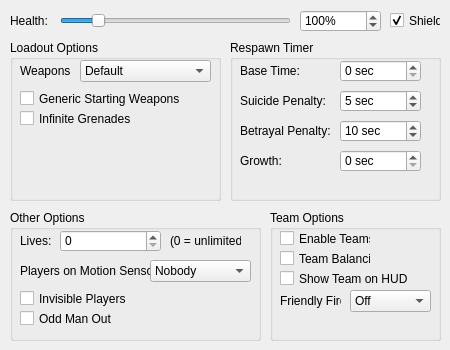
    <widget class="QWidget" name="player_settings">
     <attribute name="title">
      <string>Player Settings</string>
     </attribute>
     <widget class="QSlider" name="a_health_slider">
      <property name="geometry">
       <rect>
        <x>60</x>
        <y>10</y>
        <width>231</width>
        <height>21</height>
       </rect>
      </property>
      <property name="minimum">
       <number>50</number>
      </property>
      <property name="maximum">
       <number>400</number>
      </property>
      <property name="singleStep">
       <number>10</number>
      </property>
      <property name="pageStep">
       <number>50</number>
      </property>
      <property name="value">
       <number>100</number>
      </property>
      <property name="orientation">
       <enum>Qt::Horizontal</enum>
      </property>
     </widget>
     <widget class="QLabel" name="label">
      <property name="geometry">
       <rect>
        <x>10</x>
        <y>10</y>
        <width>46</width>
        <height>21</height>
       </rect>
      </property>
      <property name="text">
       <string>Health:</string>
      </property>
     </widget>
     <widget class="QCheckBox" name="a_shields_enabled">
      <property name="geometry">
       <rect>
        <x>390</x>
        <y>10</y>
        <width>51</width>
        <height>21</height>
       </rect>
      </property>
      <property name="text">
       <string>Shields</string>
      </property>
      <property name="checked">
       <bool>true</bool>
      </property>
     </widget>
     <widget class="QGroupBox" name="groupBox">
      <property name="geometry">
       <rect>
        <x>10</x>
        <y>40</y>
        <width>211</width>
        <height>161</height>
       </rect>
      </property>
      <property name="title">
       <string>Loadout Options</string>
      </property>
      <widget class="QCheckBox" name="a_generic_weapons">
       <property name="geometry">
        <rect>
         <x>10</x>
         <y>50</y>
         <width>181</width>
         <height>17</height>
        </rect>
       </property>
       <property name="toolTip">
        <string>&lt;html&gt;&lt;head/&gt;&lt;body&gt;&lt;p&gt;Upon respawning, the player will be assigned the same weapons throughout each map, rather than the weapons specific to the gametype and map. On Default weapons, the player will be assigned an assault rifle and pistol, with two fragmentation grenades.&lt;/p&gt;&lt;/body&gt;&lt;/html&gt;</string>
       </property>
       <property name="text">
        <string>Generic Starting Weapons</string>
       </property>
      </widget>
      <widget class="QCheckBox" name="a_infinite_grenades">
       <property name="geometry">
        <rect>
         <x>10</x>
         <y>70</y>
         <width>181</width>
         <height>17</height>
        </rect>
       </property>
       <property name="toolTip">
        <string>&lt;html&gt;&lt;head/&gt;&lt;body&gt;&lt;p&gt;The player will spawn with both unlimited fragmentation grenades and plasma grenades.&lt;/p&gt;&lt;/body&gt;&lt;/html&gt;</string>
       </property>
       <property name="text">
        <string>Infinite Grenades</string>
       </property>
      </widget>
      <widget class="QLabel" name="label_3">
       <property name="geometry">
        <rect>
         <x>10</x>
         <y>20</y>
         <width>51</width>
         <height>21</height>
        </rect>
       </property>
       <property name="toolTip">
        <string>&lt;html&gt;&lt;head/&gt;&lt;body&gt;&lt;p&gt;These change the weapons that you will find.&lt;/p&gt;&lt;p&gt;&lt;span style=&quot; font-weight:600; font-style:italic;&quot;&gt;Default&lt;/span&gt; will not modify weapons placed by the map designer.&lt;br/&gt;&lt;span style=&quot; font-weight:600; font-style:italic;&quot;&gt;Pistols&lt;/span&gt; will cause only pistols and plasma pistols to appear.&lt;br/&gt;&lt;span style=&quot; font-weight:600; font-style:italic;&quot;&gt;Rifles&lt;/span&gt; will cause only assault rifles and plasma rifles to appear.&lt;br/&gt;&lt;span style=&quot; font-weight:600; font-style:italic;&quot;&gt;Plasma Weapons&lt;/span&gt; will cause only plasma weapons to appear.&lt;br/&gt;&lt;span style=&quot; font-weight:600; font-style:italic;&quot;&gt;Snipers&lt;/span&gt; will cause only sniper rifles and pistols to appear.&lt;br/&gt;&lt;span style=&quot; font-weight:600; font-style:italic;&quot;&gt;No Snipers&lt;/span&gt; will prevent sniper rifles and pistols from appearing.&lt;br/&gt;&lt;span style=&quot; font-weight:600; font-style:italic;&quot;&gt;Rocket Launchers&lt;/span&gt; will replace all weapons with rocket launchers.&lt;br/&gt;&lt;span style=&quot; font-weight:600; font-style:italic;&quot;&gt;Shotguns&lt;/span&gt; will replace all weapons with shotguns.&lt;br/&gt;&lt;span style=&quot; font-weight:600; font-style:italic;&quot;&gt;Short Range&lt;/span&gt; will only cause short-range weapons to appear.&lt;br/&gt;&lt;span style=&quot; font-weight:600; font-style:italic;&quot;&gt;Human Weapons&lt;/span&gt; will prevent covenant weapons from appearing.&lt;br/&gt;&lt;span style=&quot; font-weight:600; font-style:italic;&quot;&gt;Covenant Weapons&lt;/span&gt; will cause only covenant weapons to appear.&lt;br/&gt;&lt;span style=&quot; font-weight:600; font-style:italic;&quot;&gt;Classic&lt;/span&gt; will prevent the fuel rod gun and flame thrower from appearing (like Xbox).&lt;br/&gt;&lt;span style=&quot; font-weight:600; font-style:italic;&quot;&gt;Heavy Weapons&lt;/span&gt; allow only rocket launchers, fuel rod guns, and flamethrowers to appear.&lt;/p&gt;&lt;/body&gt;&lt;/html&gt;</string>
       </property>
       <property name="text">
        <string>Weapons:</string>
       </property>
      </widget>
      <widget class="QComboBox" name="a_weapons">
       <property name="geometry">
        <rect>
         <x>70</x>
         <y>20</y>
         <width>131</width>
         <height>22</height>
        </rect>
       </property>
       <item>
        <property name="text">
         <string>Default</string>
        </property>
       </item>
       <item>
        <property name="text">
         <string>Pistols</string>
        </property>
       </item>
       <item>
        <property name="text">
         <string>Rifles</string>
        </property>
       </item>
       <item>
        <property name="text">
         <string>Plasma Weapons</string>
        </property>
       </item>
       <item>
        <property name="text">
         <string>Snipers</string>
        </property>
       </item>
       <item>
        <property name="text">
         <string>No Snipers</string>
        </property>
       </item>
       <item>
        <property name="text">
         <string>Rocket Launchers</string>
        </property>
       </item>
       <item>
        <property name="text">
         <string>Shotguns</string>
        </property>
       </item>
       <item>
        <property name="text">
         <string>Short Range</string>
        </property>
       </item>
       <item>
        <property name="text">
         <string>Human Weapons</string>
        </property>
       </item>
       <item>
        <property name="text">
         <string>Covenant Weapons</string>
        </property>
       </item>
       <item>
        <property name="text">
         <string>Classic Weapons</string>
        </property>
       </item>
       <item>
        <property name="text">
         <string>Heavy Weapons</string>
        </property>
       </item>
      </widget>
     </widget>
     <widget class="QGroupBox" name="groupBox_2">
      <property name="geometry">
       <rect>
        <x>230</x>
        <y>40</y>
        <width>211</width>
        <height>161</height>
       </rect>
      </property>
      <property name="title">
       <string>Respawn Timer</string>
      </property>
      <widget class="QLabel" name="label_4">
       <property name="geometry">
        <rect>
         <x>10</x>
         <y>20</y>
         <width>101</width>
         <height>21</height>
        </rect>
       </property>
       <property name="toolTip">
        <string>&lt;html&gt;&lt;head/&gt;&lt;body&gt;&lt;p&gt;This is the base amount of respawn time, before any penalty is applied. Respawning can not take longer than 300 seconds, regardless of any penalties.&lt;/p&gt;&lt;/body&gt;&lt;/html&gt;</string>
       </property>
       <property name="statusTip">
        <string/>
       </property>
       <property name="whatsThis">
        <string/>
       </property>
       <property name="text">
        <string>Base Time:</string>
       </property>
      </widget>
      <widget class="QLabel" name="label_6">
       <property name="geometry">
        <rect>
         <x>10</x>
         <y>50</y>
         <width>101</width>
         <height>21</height>
        </rect>
       </property>
       <property name="toolTip">
        <string>&lt;html&gt;&lt;head/&gt;&lt;body&gt;&lt;p&gt;This penalty is added to the respawn timeupon the player committing suicide.&lt;/p&gt;&lt;/body&gt;&lt;/html&gt;</string>
       </property>
       <property name="text">
        <string>Suicide Penalty:</string>
       </property>
      </widget>
      <widget class="QLabel" name="label_8">
       <property name="geometry">
        <rect>
         <x>10</x>
         <y>80</y>
         <width>101</width>
         <height>21</height>
        </rect>
       </property>
       <property name="toolTip">
        <string>&lt;html&gt;&lt;head/&gt;&lt;body&gt;&lt;p&gt;This penalty is added to the player's next respawn time for every time the player kills one of his or her teammates.&lt;/p&gt;&lt;/body&gt;&lt;/html&gt;</string>
       </property>
       <property name="text">
        <string>Betrayal Penalty:</string>
       </property>
      </widget>
      <widget class="QLabel" name="label_10">
       <property name="geometry">
        <rect>
         <x>10</x>
         <y>110</y>
         <width>101</width>
         <height>21</height>
        </rect>
       </property>
       <property name="toolTip">
        <string>&lt;html&gt;&lt;head/&gt;&lt;body&gt;&lt;p&gt;For every death, the player's respawn timer is increased by this amount of time. For every kill, it is reduced by this amount of time, until the respawn timer is back to normal.&lt;/p&gt;&lt;/body&gt;&lt;/html&gt;</string>
       </property>
       <property name="text">
        <string>Growth:</string>
       </property>
      </widget>
      <widget class="QSpinBox" name="a_respawn_base">
       <property name="geometry">
        <rect>
         <x>110</x>
         <y>20</y>
         <width>81</width>
         <height>22</height>
        </rect>
       </property>
       <property name="suffix">
        <string> sec</string>
       </property>
       <property name="minimum">
        <number>0</number>
       </property>
       <property name="maximum">
        <number>300</number>
       </property>
       <property name="value">
        <number>0</number>
       </property>
      </widget>
      <widget class="QSpinBox" name="a_respawn_suicide">
       <property name="geometry">
        <rect>
         <x>110</x>
         <y>50</y>
         <width>81</width>
         <height>22</height>
        </rect>
       </property>
       <property name="suffix">
        <string> sec</string>
       </property>
       <property name="minimum">
        <number>0</number>
       </property>
       <property name="maximum">
        <number>300</number>
       </property>
       <property name="value">
        <number>5</number>
       </property>
      </widget>
      <widget class="QSpinBox" name="a_respawn_betrayal">
       <property name="geometry">
        <rect>
         <x>110</x>
         <y>80</y>
         <width>81</width>
         <height>22</height>
        </rect>
       </property>
       <property name="suffix">
        <string> sec</string>
       </property>
       <property name="minimum">
        <number>0</number>
       </property>
       <property name="maximum">
        <number>300</number>
       </property>
       <property name="value">
        <number>10</number>
       </property>
      </widget>
      <widget class="QSpinBox" name="a_respawn_growth">
       <property name="geometry">
        <rect>
         <x>110</x>
         <y>110</y>
         <width>81</width>
         <height>22</height>
        </rect>
       </property>
       <property name="suffix">
        <string> sec</string>
       </property>
       <property name="minimum">
        <number>0</number>
       </property>
       <property name="maximum">
        <number>300</number>
       </property>
       <property name="value">
        <number>0</number>
       </property>
      </widget>
     </widget>
     <widget class="QGroupBox" name="groupBox_3">
      <property name="geometry">
       <rect>
        <x>10</x>
        <y>210</y>
        <width>251</width>
        <height>131</height>
       </rect>
      </property>
      <property name="title">
       <string>Other Options</string>
      </property>
      <widget class="QLabel" name="label_12">
       <property name="geometry">
        <rect>
         <x>10</x>
         <y>20</y>
         <width>31</width>
         <height>21</height>
        </rect>
       </property>
       <property name="toolTip">
        <string>&lt;html&gt;&lt;head/&gt;&lt;body&gt;&lt;p&gt;When a player's deaths have reached their number of lives, they will not be able to respawn.&lt;/p&gt;&lt;/body&gt;&lt;/html&gt;</string>
       </property>
       <property name="statusTip">
        <string/>
       </property>
       <property name="whatsThis">
        <string/>
       </property>
       <property name="text">
        <string>Lives:</string>
       </property>
      </widget>
      <widget class="QLabel" name="label_13">
       <property name="geometry">
        <rect>
         <x>160</x>
         <y>20</y>
         <width>71</width>
         <height>21</height>
        </rect>
       </property>
       <property name="text">
        <string>(0 = unlimited)</string>
       </property>
      </widget>
      <widget class="QCheckBox" name="a_invisible">
       <property name="geometry">
        <rect>
         <x>10</x>
         <y>80</y>
         <width>231</width>
         <height>17</height>
        </rect>
       </property>
       <property name="toolTip">
        <string>&lt;html&gt;&lt;head/&gt;&lt;body&gt;&lt;p&gt;Players will be given active camouflage that will last throughout the game.&lt;/p&gt;&lt;/body&gt;&lt;/html&gt;</string>
       </property>
       <property name="text">
        <string>Invisible Players</string>
       </property>
      </widget>
      <widget class="QCheckBox" name="a_odd_man_out">
       <property name="geometry">
        <rect>
         <x>10</x>
         <y>100</y>
         <width>231</width>
         <height>17</height>
        </rect>
       </property>
       <property name="toolTip">
        <string>&lt;html&gt;&lt;head/&gt;&lt;body&gt;&lt;p&gt;The last player who died will not respawn until somebody else dies.&lt;/p&gt;&lt;/body&gt;&lt;/html&gt;</string>
       </property>
       <property name="text">
        <string>Odd Man Out</string>
       </property>
      </widget>
      <widget class="QLabel" name="label_14">
       <property name="geometry">
        <rect>
         <x>10</x>
         <y>50</y>
         <width>131</width>
         <height>21</height>
        </rect>
       </property>
       <property name="toolTip">
        <string>&lt;html&gt;&lt;head/&gt;&lt;body&gt;&lt;p&gt;Players will appear on the motion sensor, depending on this setting. The motion sensor will not appear if neither players nor objectives appear on motion sensor.&lt;/p&gt;&lt;/body&gt;&lt;/html&gt;</string>
       </property>
       <property name="statusTip">
        <string/>
       </property>
       <property name="whatsThis">
        <string/>
       </property>
       <property name="text">
        <string>Players on Motion Sensor:</string>
       </property>
      </widget>
      <widget class="QComboBox" name="a_motion_sensor">
       <property name="geometry">
        <rect>
         <x>140</x>
         <y>50</y>
         <width>101</width>
         <height>22</height>
        </rect>
       </property>
       <item>
        <property name="text">
         <string>Nobody</string>
        </property>
       </item>
       <item>
        <property name="text">
         <string>Team Members</string>
        </property>
       </item>
       <item>
        <property name="text">
         <string>All Players</string>
        </property>
       </item>
      </widget>
      <widget class="QSpinBox" name="a_lives">
       <property name="geometry">
        <rect>
         <x>50</x>
         <y>20</y>
         <width>101</width>
         <height>22</height>
        </rect>
       </property>
       <property name="minimum">
        <number>0</number>
       </property>
       <property name="maximum">
        <number>32767</number>
       </property>
       <property name="value">
        <number>0</number>
       </property>
      </widget>
     </widget>
     <widget class="QGroupBox" name="groupBox_4">
      <property name="geometry">
       <rect>
        <x>270</x>
        <y>210</y>
        <width>171</width>
        <height>131</height>
       </rect>
      </property>
      <property name="title">
       <string>Team Options</string>
      </property>
      <widget class="QCheckBox" name="a_teams_enabled">
       <property name="geometry">
        <rect>
         <x>10</x>
         <y>20</y>
         <width>91</width>
         <height>17</height>
        </rect>
       </property>
       <property name="toolTip">
        <string>&lt;html&gt;&lt;head/&gt;&lt;body&gt;&lt;p&gt;Teams will be enabled. This cannot and should never be disabled on CTF.&lt;/p&gt;&lt;/body&gt;&lt;/html&gt;</string>
       </property>
       <property name="text">
        <string>Enable Teams</string>
       </property>
      </widget>
      <widget class="QCheckBox" name="a_teams_balance">
       <property name="geometry">
        <rect>
         <x>10</x>
         <y>40</y>
         <width>91</width>
         <height>17</height>
        </rect>
       </property>
       <property name="toolTip">
        <string>&lt;html&gt;&lt;head/&gt;&lt;body&gt;&lt;p&gt;Players can only change teams if the destination team is smaller than their team. This will not proactively balance the teams. Players can leave the game, for example, to cause the teams to become unbalanced.&lt;/p&gt;&lt;/body&gt;&lt;/html&gt;</string>
       </property>
       <property name="text">
        <string>Team Balancing</string>
       </property>
      </widget>
      <widget class="QComboBox" name="a_teams_friendly_fire">
       <property name="geometry">
        <rect>
         <x>80</x>
         <y>80</y>
         <width>81</width>
         <height>22</height>
        </rect>
       </property>
       <item>
        <property name="text">
         <string>Off</string>
        </property>
       </item>
       <item>
        <property name="text">
         <string>On</string>
        </property>
       </item>
       <item>
        <property name="text">
         <string>Shields</string>
        </property>
       </item>
       <item>
        <property name="text">
         <string>Explosions</string>
        </property>
       </item>
      </widget>
      <widget class="QLabel" name="label_16">
       <property name="geometry">
        <rect>
         <x>10</x>
         <y>80</y>
         <width>61</width>
         <height>21</height>
        </rect>
       </property>
       <property name="toolTip">
        <string>&lt;html&gt;&lt;head/&gt;&lt;body&gt;&lt;p&gt;Setting friendly fire controls how damage is handled with teammates.&lt;/p&gt;&lt;p&gt;&lt;span style=&quot; font-weight:600; font-style:italic;&quot;&gt;Off&lt;/span&gt; will prevent damage on teammates completely.&lt;br/&gt;&lt;span style=&quot; font-weight:600; font-style:italic;&quot;&gt;On&lt;/span&gt; will not restrict damage on teammates.&lt;br/&gt;&lt;span style=&quot; font-weight:600; font-style:italic;&quot;&gt;Shields Only&lt;/span&gt; will restrict damage on teammates to only affect shields.&lt;br/&gt;&lt;span style=&quot; font-weight:600; font-style:italic;&quot;&gt;Explosions Only&lt;/span&gt; will restrict damage on teammates to only explosions.&lt;/p&gt;&lt;/body&gt;&lt;/html&gt;</string>
       </property>
       <property name="text">
        <string>Friendly Fire:</string>
       </property>
      </widget>
      <widget class="QCheckBox" name="a_teams_hud">
       <property name="geometry">
        <rect>
         <x>10</x>
         <y>60</y>
         <width>151</width>
         <height>17</height>
        </rect>
       </property>
       <property name="toolTip">
        <string>Players on the same team will have markers shown above them.</string>
       </property>
       <property name="text">
        <string>Show Team on HUD</string>
       </property>
      </widget>
     </widget>
     <widget class="QSpinBox" name="a_health_percent">
      <property name="geometry">
       <rect>
        <x>300</x>
        <y>10</y>
        <width>81</width>
        <height>22</height>
       </rect>
      </property>
      <property name="suffix">
       <string>%</string>
      </property>
      <property name="minimum">
       <number>50</number>
      </property>
      <property name="maximum">
       <number>400</number>
      </property>
      <property name="value">
       <number>100</number>
      </property>
     </widget>
    </widget>
